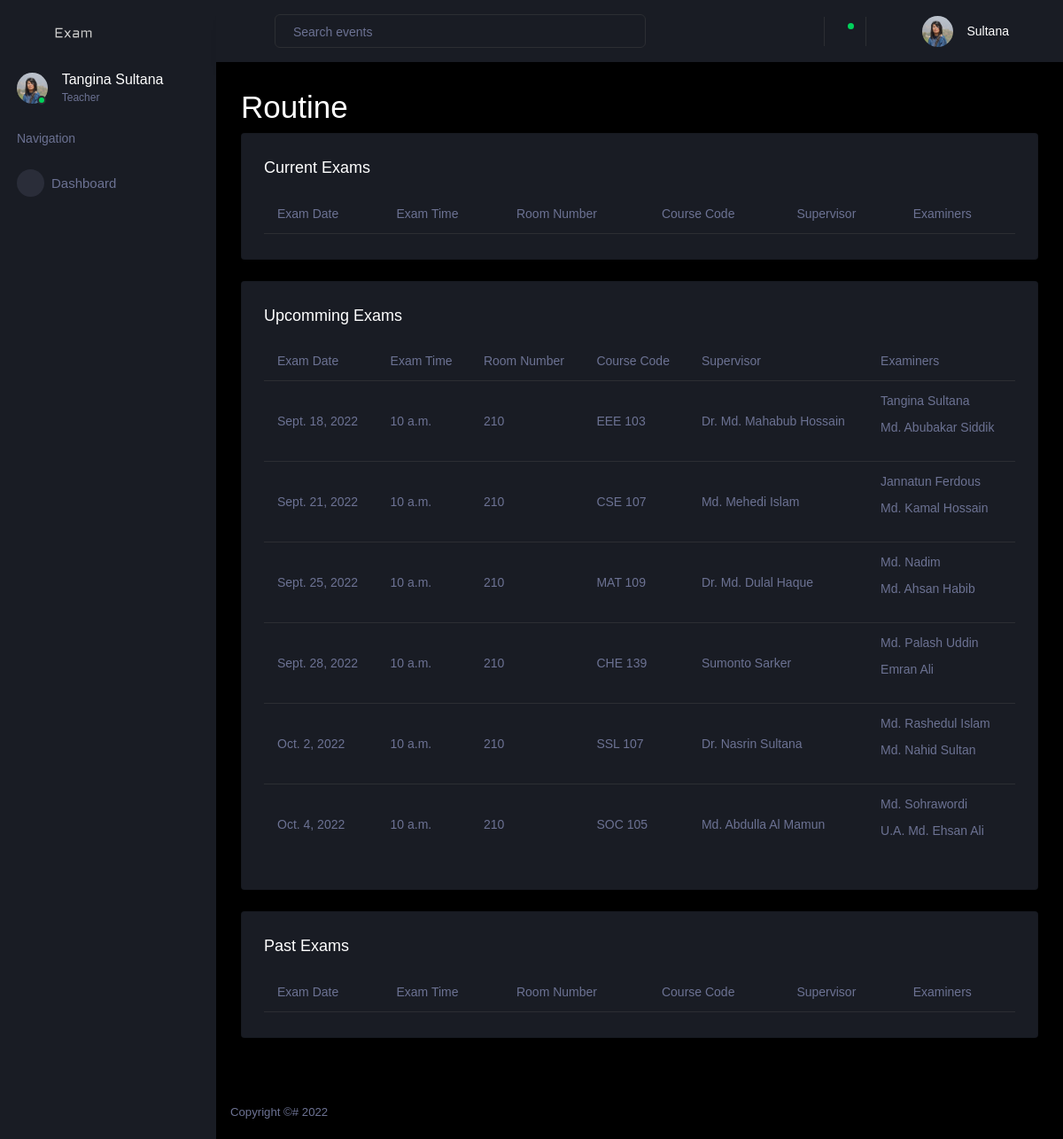
Page /user/full-routine (signed in) on the earlier database version.
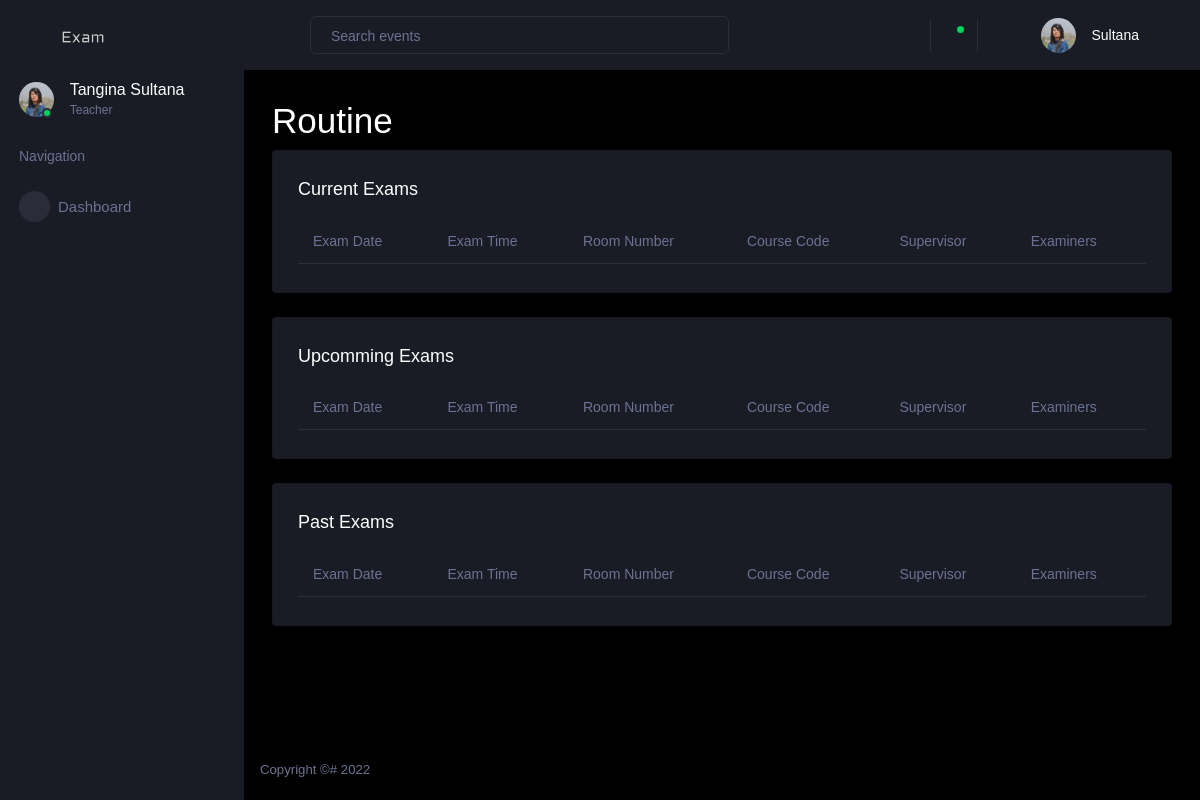
Same page on the later database version.
### account/models.py (models this page shows, shortened)
class Exam(models.Model):
    exam_date = models.DateField()
    exam_time = models.TimeField()
    room_number = models.IntegerField()
    faculty = models.ForeignKey(
        Faculty, on_delete=models.DO_NOTHING, related_name='+')
    course = models.ForeignKey(
        Course, on_delete=models.DO_NOTHING, related_name='+')
    examiners = models.ManyToManyField(Teacher, related_name='+')
    supervisor = models.ForeignKey(
        Teacher, on_delete=models.DO_NOTHING, related_name='supervisor')
    routine = models.ForeignKey(
        Routine, on_delete=models.CASCADE, null=False, default=1)

class Teacher(models.Model):
    user = models.OneToOneField(
        User, on_delete=models.CASCADE, primary_key=True)
    title = models.CharField(max_length=255, null=False,
                             choices=TEACHER_TITLE_CHOICES, default='None')
    contact_number = models.CharField(null=False, unique=True, max_length=255)
    profile_picture = models.ImageField(
        upload_to=get_profile_pictures_directory, blank=True, null=True)
    department = models.ForeignKey(Department, on_delete=models.DO_NOTHING)
    is_available = models.BooleanField(default=True)
    total_creadits = models.DecimalField(
        max_digits=10, decimal_places=2, default=0)
    def __str__(self) -> str:
        return self.user.first_name + " " + self.user.last_name

### dashboard/models.py (models this page shows)
class Course(models.Model):
    code = models.CharField(max_length=255, null=False)
    credits = models.DecimalField(null=False, max_digits=4, decimal_places=2)
    department = models.ForeignKey(
        Department, on_delete=models.CASCADE, null=False)
    is_sessional = models.BooleanField(null=False, default=False)
    level = models.CharField(max_length=1, null=False,
                             choices=LEVEL_CHOICES, default='1')
    name = models.CharField(max_length=255, null=False)
    semester = models.CharField(
        max_length=2, null=False, choices=SEMESTER_CHOICES, default='I')
    def __str__(self) -> str:
        return f"{ self.code }"

### dashboard/views.py (the view)
# urls.py: path('full-routine', full_routine, name='full-routine'),
def full_routine(request):
    context = get_context(request, True)
    return render(request, 'full-routine.html', context)

### dashboard/views.py (called while the page is built)
def is_dean(user):
    try:
        teacher = Teacher.objects.get(user=user)
    except Teacher.DoesNotExist:
        return None
    deans = Dean.objects.filter(teacher=teacher).order_by('-joined')[:1]
    if len(deans) != 1:
        return None
    return deans[0]

def is_staff(user):
    try:
        staff = Staff.objects.get(user=user)
    except Staff.DoesNotExist:
        return None
    return staff

def is_teacher(user):
    try:
        teacher = Teacher.objects.get(user=user)
    except Teacher.DoesNotExist:
        return None
    return teacher

def get_exams(approved_routines, teacher=None):
    past = []
    current = []
    upcomming = []
    today = date.today()
    for routine in approved_routines:
        exams = routine.exam_set.all()
        if teacher:
            exams = filter(lambda exam: teacher in exam.examiners.all()
                           or teacher == exam.supervisor, exams)
        for exam in exams:
            if exam.exam_date == today:
                current.append(exam)
            elif exam.exam_date < today:
                past.append(exam)
            else:
                upcomming.append(exam)
    return current, past, upcomming

### dashboard/templates/full-routine.html (shortened to what this page needs)
{% extends "dashboard-base.html" %}
{% load static %}
{% block content %}
<h1>Routine</h1>
<div class="row">
  <div class="col-12 grid-margin">
    <div class="card">
      <div class="card-body">
        <h4 class="card-title">Current Exams</h4>
        <div class="table-responsive">
          <table class="table">
            <thead>
              <tr>
                <th>Exam Date</th>
                <th>Exam Time</th>
                <th>Room Number</th>
                <th>Course Code</th>
                <th>Supervisor</th>
                <th>Examiners</th>
              </tr>
            </thead>
          </table>
        </div>
      </div>
    </div>
  </div>
</div>
<div class="row">
  <div class="col-12 grid-margin">
    <div class="card">
      <div class="card-body">
        <h4 class="card-title">Upcomming Exams</h4>
        <div class="table-responsive">
          <table class="table">
            <thead>
              <tr>
                <th>Exam Date</th>
                <th>Exam Time</th>
                <th>Room Number</th>
                <th>Course Code</th>
                <th>Supervisor</th>
                <th>Examiners</th>
              </tr>
            </thead>
            <tbody>
              {% for exam in upcomming_exams %}
              <tr>
                <td>{{ exam.exam_date }}</td>
                <td>{{ exam.exam_time }}</td>
                <td>{{ exam.room_number }}</td>
                <td>{{ exam.course }}</td>
                <td>{{ exam.supervisor }}</td>
                <td>
                  {% for teacher in exam.examiners.all %}
                  <p> {{ teacher }} </p>
                  {% endfor %}
                </td>
              </tr>
              {% endfor %}
            </tbody>
          </table>
        </div>
      </div>
    </div>
  </div>
</div>
<div class="row">
  <div class="col-12 grid-margin">
    <div class="card">
      <div class="card-body">
        <h4 class="card-title">Past Exams</h4>
        <div class="table-responsive">
          <table class="table">
            <thead>
              <tr>
                <th>Exam Date</th>
                <th>Exam Time</th>
                <th>Room Number</th>
                <th>Course Code</th>
                <th>Supervisor</th>
                <th>Examiners</th>
              </tr>
            </thead>
          </table>
        </div>
      </div>
    </div>
  </div>
</div>
{% endblock content %}

### dashboard/templates/dashboard-base.html (shortened to what the changed rows need)
{% load static %}
<!DOCTYPE html>
<html lang="en">
<head>
  <link rel="stylesheet" href="{% static 'dashboard/vendors/mdi/css/materialdesignicons.min.css' %}" />
  <link rel="stylesheet" href="{% static 'dashboard/vendors/css/vendor.bundle.base.css' %}" />
  <link rel="stylesheet" href="{% static 'dashboard/vendors/jvectormap/jquery-jvectormap.css' %}" />
  <link rel="stylesheet" href="{% static 'dashboard/vendors/flag-icon-css/css/flag-icon.min.css' %}" />
  <link rel="stylesheet" href="{% static 'dashboard/vendors/owl-carousel-2/owl.carousel.min.css' %}" />
  <link rel="stylesheet" href="{% static 'dashboard/vendors/owl-carousel-2/owl.theme.default.min.css' %}" />
  <link rel="stylesheet" href="{% static 'dashboard/css/style.css' %}" />
</head>
<body>
  <div class="container-scroller">
    <nav class="sidebar sidebar-offcanvas" id="sidebar">
      <ul class="nav">
        <li class="nav-item profile">
          <div class="profile-desc">
            <div class="profile-pic">
              <div class="count-indicator">
                {% if user.profile_picture %}
                <img class="img-xs rounded-circle" src="{{ user.profile_picture.url }}" />
                {% else %}
                <img class="img-xs rounded-circle" src="{% static 'dashboard/images/dummy.png' %}" />
                {% endif %}
                <span class="count bg-success"></span>
              </div>
              <div class="profile-name">
                <h5 class="mb-0 font-weight-normal">
                  {{ user.user.first_name }} {{ user.user.last_name }}
                </h5>
                <span>
                  {% if if_staff %}
                  Staff
                  {% elif if_dean %}
                  Dean
                  {% else %}
                  Teacher
                  {% endif %}
                </span>
              </div>
            </div>
          </div>
        </li>
      </ul>
    </nav>
    <div class="container-fluid page-body-wrapper">
      <nav class="navbar p-0 fixed-top d-flex flex-row">
        <div class="navbar-menu-wrapper flex-grow d-flex align-items-stretch">
          <ul class="navbar-nav navbar-nav-right">
            <li class="nav-item dropdown">
              <a class="nav-link" id="profileDropdown" href="#" data-toggle="dropdown">
                <div class="navbar-profile">
                  {% if user.profile_picture %}
                  <img class="img-xs rounded-circle" src="{{ user.profile_picture.url }}" />
                  {% else %}
                  <img class="img-xs rounded-circle" src="{% static 'dashboard/images/dummy.png' %}" />
                  {% endif %}
                  <p class="mb-0 d-none d-sm-block navbar-profile-name">
                    {{ user.user.last_name }}
                  </p>
                  <i class="mdi mdi-menu-down d-none d-sm-block pl-3"></i>
                </div>
              </a>
            </li>
          </ul>
        </div>
      </nav>
      <div class="main-panel">
        <div class="content-wrapper">
          {% block content %}{% endblock %}
        </div>
      </div>
    </div>
  </div>
</body>
</html>

Differences in the rows shown:
removed Exam: exam_date "Sept. 18, 2022", exam_time "10 a.m.", room_number "210", course "EEE 103", supervisor "Dr. Md. Mahabub Hossain", Teacher (user_id.last_name "Tangina Sultana")
no longer on this page (row unchanged): Teacher: user_id.last_name "Md. Abubakar Siddik", shown under "Sept. 18, 2022"
removed Exam: exam_date "Sept. 21, 2022", exam_time "10 a.m.", room_number "210", course "CSE 107", supervisor "Md. Mehedi Islam"
no longer on this page (row unchanged): Teacher: user_id.last_name "Jannatun Ferdous", shown under "Sept. 21, 2022"
no longer on this page (row unchanged): Teacher: user_id.last_name "Md. Kamal Hossain", shown under "Sept. 21, 2022"
removed Exam: exam_date "Sept. 25, 2022", exam_time "10 a.m.", room_number "210", course "MAT 109", supervisor "Dr. Md. Dulal Haque"
no longer on this page (row unchanged): Teacher: user_id.last_name "Md. Nadim", shown under "Sept. 25, 2022"
no longer on this page (row unchanged): Teacher: user_id.last_name "Md. Ahsan Habib", shown under "Sept. 25, 2022"
removed Exam: exam_date "Sept. 28, 2022", exam_time "10 a.m.", room_number "210", course "CHE 139", supervisor "Sumonto Sarker"
no longer on this page (row unchanged): Teacher: user_id.last_name "Md. Palash Uddin", shown under "Sept. 28, 2022"
no longer on this page (row unchanged): Teacher: user_id.last_name "Emran Ali", shown under "Sept. 28, 2022"
removed Exam: exam_date "Oct. 2, 2022", exam_time "10 a.m.", room_number "210", course "SSL 107", supervisor "Dr. Nasrin Sultana"
no longer on this page (row unchanged): Teacher: user_id.last_name "Md. Rashedul Islam", shown under "Oct. 2, 2022"
no longer on this page (row unchanged): Teacher: user_id.last_name "Md. Nahid Sultan", shown under "Oct. 2, 2022"
removed Exam: exam_date "Oct. 4, 2022", exam_time "10 a.m.", room_number "210", course "SOC 105", supervisor "Md. Abdulla Al Mamun"
no longer on this page (row unchanged): Teacher: user_id.last_name "Md. Sohrawordi", shown under "Oct. 4, 2022"
no longer on this page (row unchanged): Teacher: user_id.last_name "U.A. Md. Ehsan Ali", shown under "Oct. 4, 2022"
